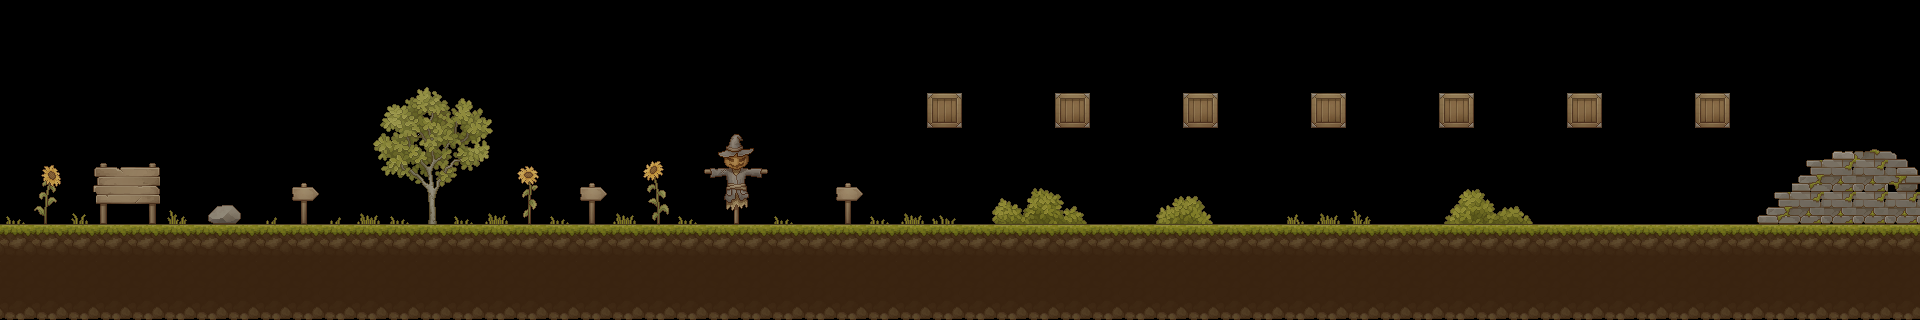

Tiled map render using the project's own tile images. Description and the whole map definition, tile-layer contents included, below:
An orthogonal 60x10 tile map with 32x32 px tiles, 1 tile layer (Background), 2 tilesets and 19 objects (7x Estimation, LevelEnd, Player, Subject).

<map version="1.10" tiledversion="1.10.1" orientation="orthogonal" renderorder="right-down" width="60" height="10" tilewidth="32" tileheight="32" infinite="0" nextlayerid="7" nextobjectid="35">
 <tileset firstgid="1" source="estimation_land.tsx" />
 <tileset firstgid="257" source="estimation_land_props.tsx" />
 <layer id="1" name="Background" width="60" height="10">
  <properties>
   <property name="BackgroundColor" value="Sky" />
  </properties>
  <data encoding="csv">
0,0,0,0,0,0,0,0,0,0,0,0,0,0,0,0,0,0,0,0,0,0,0,0,0,0,0,0,0,0,0,0,0,0,0,0,0,0,0,0,0,0,0,0,0,0,0,0,0,0,0,0,0,0,0,0,0,0,0,0,
0,0,0,0,0,0,0,0,0,0,0,0,0,0,0,0,0,0,0,0,0,0,0,0,0,0,0,0,0,0,0,0,0,0,0,0,0,0,0,0,0,0,0,0,0,0,0,0,0,0,0,0,0,0,0,0,0,0,0,0,
0,0,0,0,0,0,0,0,0,0,0,726,727,728,729,730,0,0,0,0,0,0,0,0,0,0,0,0,260,261,262,0,260,261,262,0,260,261,262,0,260,261,262,0,260,261,262,0,260,261,262,0,260,261,262,0,0,0,0,0,
0,0,0,0,0,0,0,0,0,0,0,758,759,760,761,762,0,0,0,0,0,0,0,0,0,0,0,0,292,293,294,0,292,293,294,0,292,293,294,0,292,293,294,0,292,293,294,0,292,293,294,0,292,293,294,0,0,0,0,0,
0,0,0,0,0,0,0,0,0,0,0,790,791,792,793,794,0,0,0,0,0,0,503,504,0,0,0,0,0,0,0,0,0,0,0,0,0,0,0,0,0,0,0,0,0,0,0,0,0,0,0,0,0,0,0,918,0,889,890,891,
0,542,422,423,424,0,0,0,0,269,0,822,823,824,825,826,540,0,269,0,541,0,535,536,0,0,269,0,0,0,818,819,820,821,0,0,0,0,0,0,0,0,0,0,814,815,816,817,0,0,0,0,0,0,887,918,920,921,921,923,
783,574,751,455,456,781,634,635,719,301,719,718,783,856,783,718,572,783,301,718,573,783,567,568,783,0,301,783,718,750,850,851,852,853,0,0,844,845,0,0,717,718,781,0,846,847,848,849,0,0,0,0,0,0,919,920,921,921,921,921,
223,223,223,223,223,223,223,223,223,223,223,223,223,223,223,223,223,223,223,223,223,223,223,223,223,223,223,223,223,223,223,223,223,223,223,223,223,223,223,223,223,223,223,223,223,223,223,223,223,223,223,223,223,223,223,223,223,223,223,223,
239,239,239,239,239,239,239,239,239,239,239,239,239,239,239,239,239,239,239,239,239,239,239,239,239,239,239,239,239,239,239,239,239,239,239,239,239,239,239,239,239,239,239,239,239,239,239,239,239,239,239,239,239,239,239,239,239,239,239,239,
255,255,255,255,255,255,255,255,255,255,255,255,255,255,255,255,255,255,255,255,255,255,255,255,255,255,255,255,255,255,255,255,255,255,255,255,255,255,255,255,255,255,255,255,255,255,255,255,255,255,255,255,255,255,255,255,255,255,255,255
</data>
 </layer>
 <objectgroup id="4" name="Collisions" class="Collisions">
  <object id="23" x="0.644579" y="223.024" width="1918.91" height="95.3977" />
  <object id="24" x="-5.15663" y="0" width="5.80121" height="224.314" />
  <object id="25" type="LevelEnd" x="1913.11" y="-0.644579" width="10.9578" height="232.048" />
  <object id="26" x="928" y="96" width="32" height="32" />
  <object id="27" x="1056" y="96" width="32" height="32" />
  <object id="28" x="1184" y="96" width="32" height="32" />
  <object id="31" x="1312" y="96" width="32" height="32" />
  <object id="32" x="1440" y="96" width="32" height="32" />
  <object id="33" x="1568" y="96" width="32" height="32" />
  <object id="34" x="1696" y="96" width="32" height="32" />
 </objectgroup>
 <objectgroup draworder="index" id="2" name="Spawnpoints">
  <object id="1" name="Player" type="Player" x="160" y="192" width="32" height="32" />
 </objectgroup>
 <objectgroup id="3" name="Estimations">
  <object id="4" name="½" type="Estimation" x="928" y="96" width="32" height="32" />
  <object id="5" name="1" type="Estimation" x="1056" y="96" width="32" height="32" />
  <object id="6" name="2" type="Estimation" x="1184" y="96" width="32" height="32" />
  <object id="7" name="3" type="Estimation" x="1312" y="96" width="32" height="32" />
  <object id="8" name="5" type="Estimation" x="1440" y="96" width="32" height="32" />
  <object id="9" name="8" type="Estimation" x="1568" y="96" width="32" height="32" />
  <object id="10" name="?" type="Estimation" x="1696" y="96" width="32" height="32" />
  <object id="18" name="Subject" type="Subject" x="224" y="32" width="606.965" height="63.5844" />
 </objectgroup>
</map>
